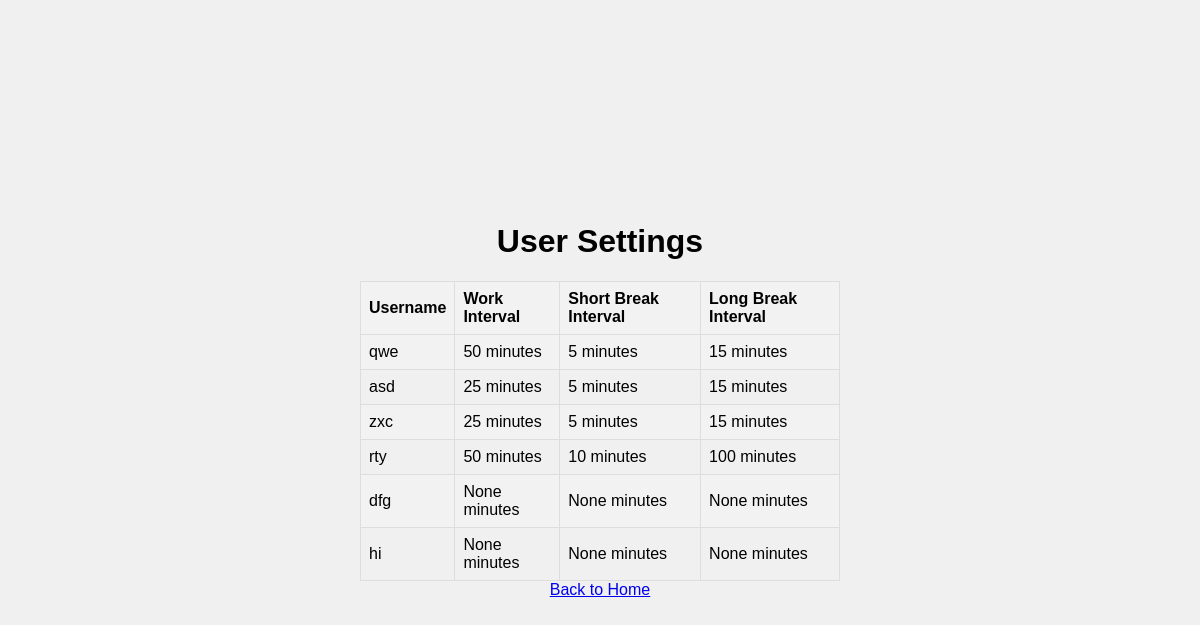
The app's page /display_user_settings, older data.
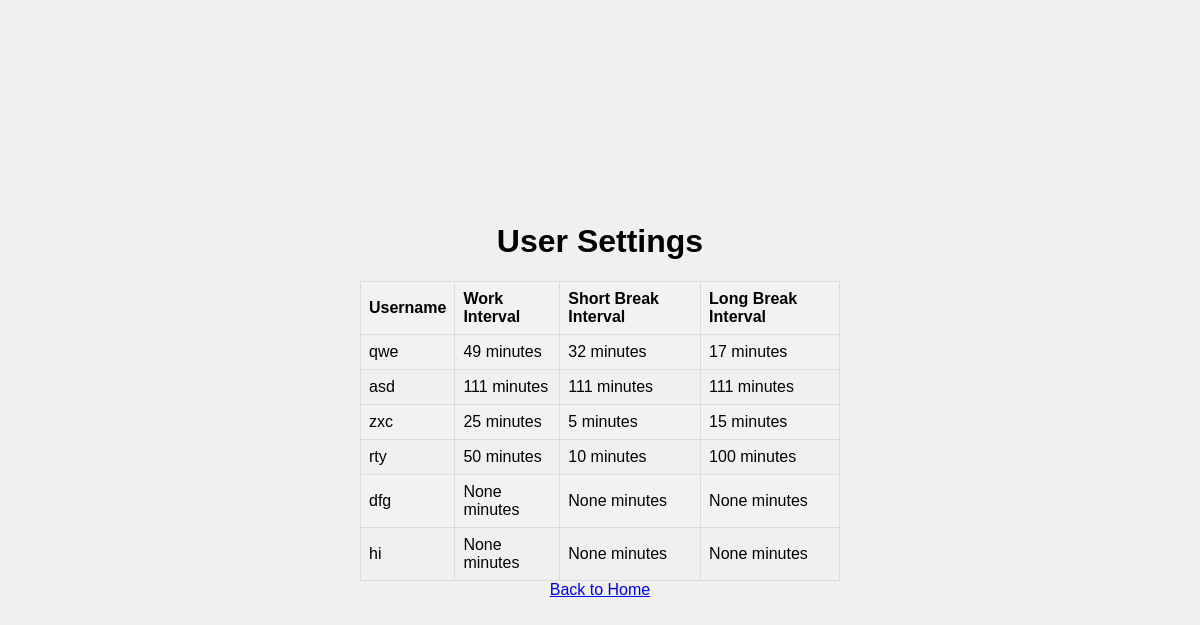
The same page, newer data.
### app/models.py (models this page shows)
class PomodoroSettings(db.Model):
    __tablename__ = 'PomodoroSettings'
    SettingID = db.Column(db.Integer, primary_key=True, autoincrement=True)
    UserID = db.Column(db.Integer, db.ForeignKey('users.userid'))
    WorkInterval = db.Column(db.Integer, default=25)
    ShortBreakInterval = db.Column(db.Integer, default=5)
    LongBreakInterval = db.Column(db.Integer, default=15)

class User(db.Model):
    __tablename__ = 'users'
    userid = db.Column(db.Integer, primary_key=True, autoincrement=True)
    username = db.Column(db.Text, unique=True, nullable=False)
    password = db.Column(db.Text, nullable=False)
    email = db.Column(db.Text, unique=True, nullable=False)

### app/routes.py (the view)
@routes.route('/display_user_settings')
def display_user_settings():
    user_settings = []
    view_data = db.session.execute(text("SELECT username, WorkInterval, ShortBreakInterval, LongBreakInterval FROM UserSettingsView;"))
    for row in view_data.fetchall():
        user_settings.append({
            'username': row[0],
            'WorkInterval': row[1],
            'ShortBreakInterval': row[2],
            'LongBreakInterval': row[3]
        })
    return render_template('user_settings.html', user_settings=user_settings)

### app/templates/user_settings.html (shortened to what this page needs)
<!doctype html>
<html>
<head>
    <link rel="stylesheet" href="{{ url_for('static', filename='styles.css') }}">
</head>
<body>
    <h1>User Settings</h1>
    <table>
        <tr>
            <th>Username</th>
            <th>Work Interval</th>
            <th>Short Break Interval</th>
            <th>Long Break Interval</th>
        </tr>
        {% for settings in user_settings %}
        <tr>
            <td>{{ settings.username }}</td>
            <td>{{ settings.WorkInterval }} minutes</td>
            <td>{{ settings.ShortBreakInterval }} minutes</td>
            <td>{{ settings.LongBreakInterval }} minutes</td>
        </tr>
        {% endfor %}
    </table>
    <a href="/">Back to Home</a>
</body>
</html>

### app/static/styles.css (style rules this page uses)
body { font-family: Arial, sans-serif; margin: 0; padding: 0; display: flex; flex-direction: column; justify-content: center; align-items: center; height: 100vh; background-color: #f0f0f0; }
table { border-collapse: collapse; width: 40%; border: 1px solid #ddd; }
table th, table td { border: 1px solid #ddd; padding: 8px; text-align: left; }
table th { background-color: #f2f2f2; }
table tr:nth-child(even) { background-color: #f2f2f2; }

Row changes from the older to the newer data that the page shows:
no longer on this page (row unchanged): User: username "asd", WorkInterval "25", ShortBreakInterval "5", LongBreakInterval "15"
no longer on this page (row unchanged): User: username "zxc", WorkInterval "25", ShortBreakInterval "5", LongBreakInterval "15"
changed PomodoroSettings "qwe": WorkInterval "50" → "49"; ShortBreakInterval "5" → "32"; LongBreakInterval "15" → "17"
now on this page (row edited): PomodoroSettings: username "asd", WorkInterval "111", ShortBreakInterval "111", LongBreakInterval "111"
now on this page (row unchanged): PomodoroSettings: username "zxc", WorkInterval "25", ShortBreakInterval "5", LongBreakInterval "15"
